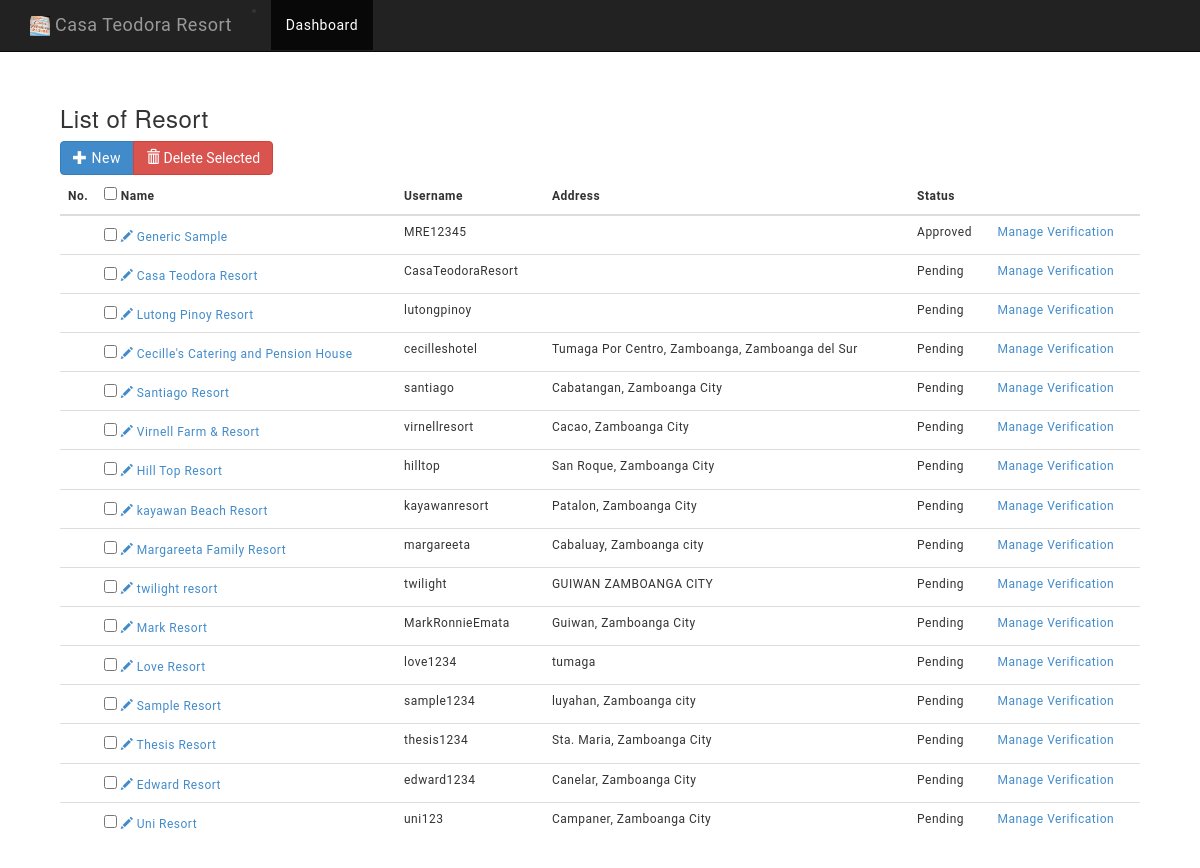
Page /admin/mod_resort/index.php (signed in) on the committed database.
### tables this page shows
CREATE TABLE `tbluseraccount` (
  `USERID` int(11) NOT NULL,
  `UNAME` varchar(255) NOT NULL DEFAULT '-',
  `USER_NAME` varchar(90) NOT NULL DEFAULT '-',
  `UPASS` varchar(90) NOT NULL DEFAULT '-',
  `ROLE` varchar(30) NOT NULL DEFAULT '-',
  `PHONE` varchar(255) NOT NULL DEFAULT '0',
  `User_Email` varchar(90) NOT NULL DEFAULT '-',
  `Logo` text NOT NULL DEFAULT 'logo/2023010833039c9f1649441b649a7b0194f861540dbfb.png',
  `ADDRESS` varchar(255) NOT NULL,
  `VALID_ID` varchar(255) NOT NULL,
  `BIR` varchar(255) NOT NULL,
  `ResortAuth` tinyint(1) NOT NULL DEFAULT 0,
  `twoWayAuth` tinyint(1) NOT NULL DEFAULT 0,
  `twoWayCode` varchar(255) DEFAULT NULL
);

### admin/mod_resort/index.php (called while the page is built, shortened)
<?php
require_once '../themes/backendTemplate.php';
?>

### includes/database.php (called while the page is built, shortened)
<?php
class Database {
	var $sql_string = '';
	private $conn;
	public function open_connection() {
		$this->conn = mysqli_connect(DB_SERVER,DB_USER,DB_PASS);
		if(!$this->conn){
			echo "Problem in database connection! Contact administrator!";
			exit();
		}else{
			$db_select = mysqli_select_db($this->conn,"id19885120_db_multiresort");
		}
	}
	function setQuery($sql='') {
		$this->sql_string=$sql;
	}
	function executeQuery() {
		$result = mysqli_query($this->conn,$this->sql_string);
		return $result;
	}
	private function confirm_query($result) {
		return $result;
	}
	function loadResultList( $key='' ) {
		$cur = $this->executeQuery();
		$array = array();
		while ($row = mysqli_fetch_object($cur)) {
			if ($key) {
				$array[$row->$key] = $row;
			} else {
				$array[] = $row;
			}
		}
		return $array;
	}
	function loadSingleResult() {
		$cur = $this->executeQuery();
		while ($row = mysqli_fetch_object($cur)) {
		return $data = $row;
		}
	}
}
  $mydb = new Database();
?>

### includes/user.php (called while the page is built, shortened)
<?php
require_once('database.php');
class User{
	protected static $tbl_name = "tbluseraccount";
	function single_user($id=0){
			global $mydb;
			$mydb->setQuery("SELECT * FROM ".self::$tbl_name." Where `USERID`= {$id} LIMIT 1");
			$cur = $mydb->loadSingleResult();
			return $cur;
	}
}
?>

### includes/functions.php (called while the page is built, shortened)
<?php
	function currentpage(){
		$this_page = $_SERVER['SCRIPT_NAME'];
	    $bits = explode('/',$this_page);
		 return $bits[3];
	}
?>

### admin/mod_resort/list.php (the view, shortened to what this page needs)
<div class="container">
			<div class="panel-body" style="overflow:auto;">
				<h3 align="left">List of Resort</h3>
			    <form action="controller.php?action=delete" Method="POST">
				<div class="btn-group">
				  <a href="index.php?view=add" class="btn btn-primary"><span class="glyphicon glyphicon-plus"></span> New</a>
				  <button type="submit" class="btn btn-danger" name="delete"><span class="glyphicon glyphicon-trash"></span> Delete Selected</button>
				</div>
				<table id="" style="font-size:12px;" class="table table-hover  "  cellspacing="0">
				  <thead>
				  	<tr >
				  		<th>No.</th>
				  		<th>
				  		 <input type="checkbox" name="chkall" id="chkall" onclick="return checkall('selector[]');">
				  		 Name</th>
				  		<th>Username</th>
				  		<th>Address</th>
						<th>Status</th>
						<th></th>
				  	</tr>
				  </thead>
				  <tbody>
				  	<?php
				  		$mydb->setQuery("SELECT * FROM `tbluseraccount` WHERE ROLE ='Resort'");
				  		$cur = $mydb->loadResultList();
						foreach ($cur as $result) {
				  		echo '<tr>';
						echo '<td width="2%" align="center"></td>';
				  		echo '<td><input type="checkbox" name="selector[]" id="selector[]" value="'.$result->USERID. '"/>
				  				<a  href="index.php?view=edit&id='.$result->USERID.'">  <span class="glyphicon glyphicon-pencil">
				  				<a href="index.php?view=edit&id='.$result->USERID.'">' . ' '.$result->UNAME.'</a></td>';
				  		echo '<td>'. $result->USER_NAME.'</td>';
				  		echo '<td>'. $result->ADDRESS .'</td>';
						if($result->ResortAuth == 0){
							$res_status = 'Pending';
						}
						else {
							$res_status = 'Approved';
						}
						echo '<td>' . $res_status . '</td>';
						echo '<td><a href="index.php?view=verify&id='.$result->USERID.'">Manage Verification</a></td>';
				  		echo '</tr>';
				  	}
				  	?>
				  </tbody>
				</table>
				</form>
	  		</div>
</div>

### admin/themes/backendTemplate.php (shortened to what this page needs)
<!DOCTYPE html>
<html lang="en">
<head>
  <link href="<?php echo WEB_ROOT; ?>admin/css/bootstrap.min.css" rel="stylesheet">
  <link rel="stylesheet" type="text/css" href="<?php echo WEB_ROOT; ?>admin/css/jquery.dataTables.css">
  <link href="<?php echo WEB_ROOT; ?>admin/css/bootstrap-datetimepicker.min.css" rel="stylesheet" media="screen">
  <link rel="stylesheet" href="<?php echo WEB_ROOT; ?>admin/plugins/bootstrap-wysihtml5/bootstrap3-wysihtml5.min.css">
  <link rel="stylesheet" href="<?php echo WEB_ROOT; ?>admin/css/app.css">
</head>
<link href="<?php echo WEB_ROOT; ?>admin/css/offcanvas.css" rel="stylesheet">
<body>
  <?php
  $user = new User();
  $single_user = $user->single_user($_SESSION['ADMIN_ID']);
  ?>
  <div class="navbar navbar-fixed-top navbar-inverse" role="navigation">
    <div class="container">
      <div class="navbar-header">
        <li class="dropdown">
          <a class="navbar-brand  dropdown-toggle" href="#" role="button" data-toggle="dropdown" aria-expanded="false"><img style="width:20px;height:20px" src="<?php echo WEB_ROOT . 'admin/mod_users/' . $single_user->Logo; ?>" /> <?php echo $single_user->UNAME; ?> <span style="color:#fff" class="glyphicon glyphicon-menu-down"></span></a>
        </li>
      </div>
      <div class="collapse navbar-collapse">
        <ul class="nav navbar-nav">
          <li class="<?php echo (currentpage() == 'index.php') ? "active" : false; ?>"><a href="<?php echo WEB_ROOT; ?>admin/index.php">Dashboard</a></li>
        </ul>
      </div>
    </div>
  </div>
  <div class="container">
    <?php require_once $content; ?>
  </div>
</body>
</html>

### admin/css/app.css (style rules this page uses)
body { font-size: 14px; letter-spacing: 0.5px; overflow-x: hidden; font-family: 'Roboto', sans-serif; }
a { text-decoration: none; }
input::placeholder { color: #000 !important; opacity: .3 !important }

### admin/css/offcanvas.css (style rules this page uses)
body { padding-top: 70px; }

### rows in the picture
tbluseraccount: Logo (picture), UNAME "Casa Teodora Resort"
tbluseraccount: UNAME "Generic Sample", USER_NAME "MRE12345", ResortAuth "Approved"
tbluseraccount: UNAME "Casa Teodora Resort", USER_NAME "CasaTeodoraResort", ResortAuth "Pending"
tbluseraccount: UNAME "Lutong Pinoy Resort", USER_NAME "lutongpinoy", ResortAuth "Pending"
tbluseraccount: UNAME "Cecille's Catering and Pension House", USER_NAME "cecilleshotel", ADDRESS "Tumaga Por Centro, Zamboanga, Zamboanga del Sur", ResortAuth "Pending"
tbluseraccount: UNAME "Santiago Resort", USER_NAME "santiago", ADDRESS "Cabatangan, Zamboanga City", ResortAuth "Pending"
tbluseraccount: UNAME "Virnell Farm & Resort", USER_NAME "virnellresort", ADDRESS "Cacao, Zamboanga City", ResortAuth "Pending"
tbluseraccount: UNAME "Hill Top Resort", USER_NAME "hilltop", ADDRESS "San Roque, Zamboanga City", ResortAuth "Pending"
tbluseraccount: UNAME "kayawan Beach Resort", USER_NAME "kayawanresort", ADDRESS "Patalon, Zamboanga City", ResortAuth "Pending"
tbluseraccount: UNAME "Margareeta Family Resort", USER_NAME "margareeta", ADDRESS "Cabaluay, Zamboanga city", ResortAuth "Pending"
tbluseraccount: UNAME "twilight resort", USER_NAME "twilight", ADDRESS "GUIWAN ZAMBOANGA CITY", ResortAuth "Pending"
tbluseraccount: UNAME "Mark Resort", USER_NAME "MarkRonnieEmata", ADDRESS "Guiwan, Zamboanga City", ResortAuth "Pending"
tbluseraccount: UNAME "Love Resort", USER_NAME "love1234", ADDRESS "tumaga", ResortAuth "Pending"
tbluseraccount: UNAME "Sample Resort", USER_NAME "sample1234", ADDRESS "luyahan, Zamboanga city", ResortAuth "Pending"
tbluseraccount: UNAME "Thesis Resort", USER_NAME "thesis1234", ADDRESS "Sta. Maria, Zamboanga City", ResortAuth "Pending"
tbluseraccount: UNAME "Edward Resort", USER_NAME "edward1234", ADDRESS "Canelar, Zamboanga City", ResortAuth "Pending"
tbluseraccount: UNAME "Uni Resort", USER_NAME "uni123", ADDRESS "Campaner, Zamboanga City", ResortAuth "Pending"
